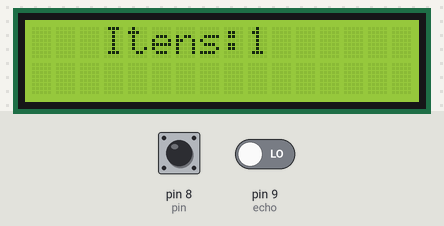
Recording of a sketch running on a simulated Arduino Uno, built with avr-gcc and run on an emulated ATmega328P. On the bench: 16×2 character LCD. The inputs (shaded band) are chosen by the test bench; at power-on: pin 8 (pin) HIGH, pin 9 (echo) LOW.

Above: at 2.1 s.
At 4.6 s:
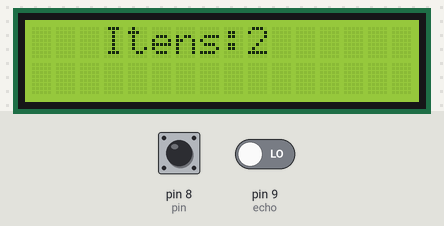
At 9.6 s:
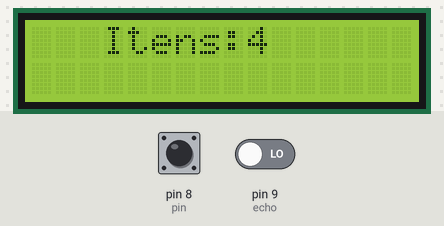
At 19.6 s:
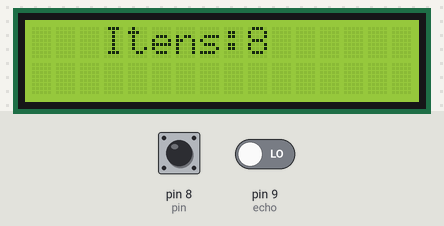
At 27.2 s:
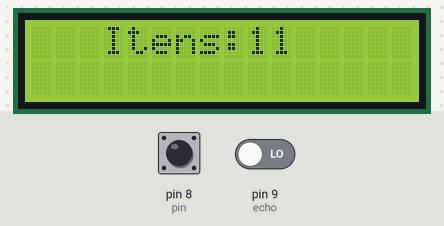
At 37.2 s:
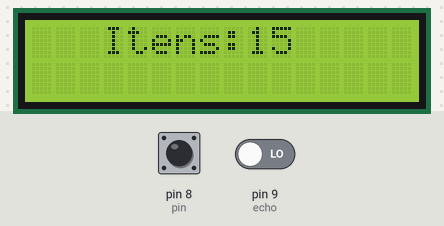

Measured:
- what the display in image 0 shows lasts 2.5 s, from 2.1 s to 4.6 s

The sketch:

esteiraDeProducao2.ino
```cpp
// Código de Exemplo para Funcionamento da Esteira Arduino MDF;
// Esteira com contagem de itens;
#include <LiquidCrystal.h>
#define trigger 10  // Define Trig como pino Digital 10;
#define echo 9      // Define Echo como pino Digital 9;
#define CONTAR 8    // Define variável de conta como pino Digital 8.
LiquidCrystal lcd(2, 3, 4, 5, 6, 7); // Define os pinos Digitais do objeto LCD;
int contagem = 0, inc_dec = 1;   // Declara as variáveis iniciais de contagem;
int pin = 8;        // Declara pin como 8;
unsigned long dure; // Define as variáveis de ping;
void setup()
{
  Serial.begin (9600);      // Define baund rate como 9600;
  pinMode(trigger, OUTPUT); // Declara TRIGPIN como um pino de saida;
  pinMode(echo, INPUT);  // Declara ECHOPIN como um pino de entrada;
  pinMode(pin, INPUT);      // Declara pin como um pino de entrada;
  lcd.begin(16, 2);         // Define as caracteres do LCD;
}
void loop()
{
  long duration, distance;    // Variável de armazenagem;
  digitalWrite(trigger, LOW); // Altera o estado de TRIGPIN;
  delayMicroseconds(2);       // Tempo de espera;
  digitalWrite(trigger, HIGH);
  delayMicroseconds(10);
  digitalWrite(echo, LOW);
  duration = pulseIn(echo, HIGH); // Usa duratição para ação de pulso;
  distance = (duration / 2) / 29.1;
  if (distance < 5)                  // Se distância menor que 5:
  {
    digitalWrite(pin, HIGH);  // Quando variável estabelecida, envia sinal de contagem;
    contagem += inc_dec;      // Aumenta um para cada sinal de contagem;
    dure = pulseIn(pin, LOW); // Estabelece o estado do pin;
  if (contagem < 0) // Se a contagem for menor que 0;
  {
    contagem = 100; // contagem = 100 (reinicia contagem);
  }
  if (contagem > 100) // Se a contagem for mais que 100;
  {
    contagem = 0; // Contagem = 0;
  }
  lcd.clear(); // Limpa a tela do LCD;
  lcd.setCursor(3, 0); // Define a posição do cursor;
  lcd.print("Itens:"); // Imprime "Itens:" no display;
  lcd.print(contagem); // Imprime o valor adquirido na contagem;
  }
  delay(500); // Tempo de espera
}
```
